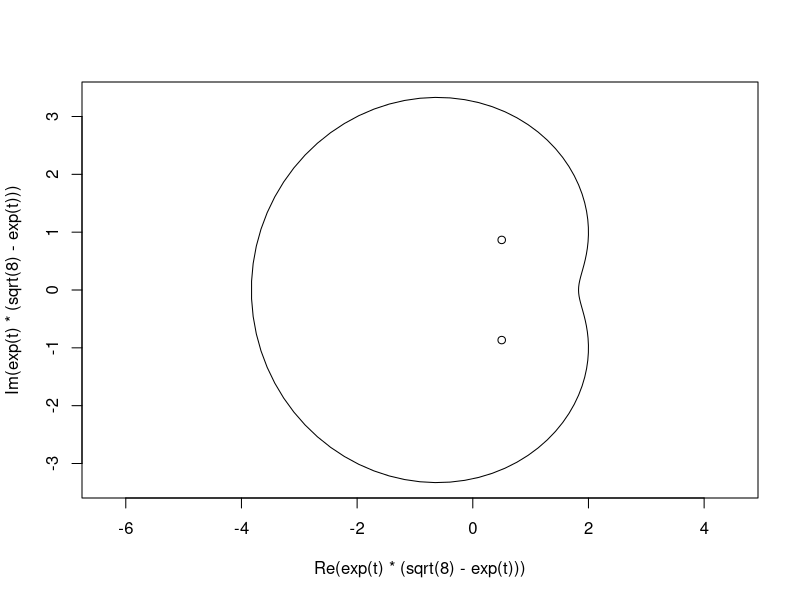

This chart was generated by the following R code:
library(hypergeo)


### Name: gosper
### Title: Evaluation of the hypergeometric function using Gosper's method
### Aliases: hypergeo_gosper
### Keywords: math

### ** Examples



hypergeo_gosper(1.1,5.1,3.1,crit())

# Compare MMA: -0.192225 + 0.692328 I

t <- seq(from=0,to=2i*pi,len=100)
plot(exp(t)*(sqrt(8)-exp(t)),asp=1,type='l')
points(crit())
